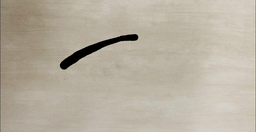
#> input picture Test_Images/testafter.png, 256 x 132 px, shrunk from 1080 x 556 before the run, found by its file name
$ python processPixels.py
#> lines starting #> are read from the running program, lines starting #| are printed output that depends on the picture
from PIL import Image
from PIL import PSDraw
import numpy

def avglist(list):
	return tuple([int(round(sum(list)/len(list))) for num in list]) # takes a pixel as a list and returns a 3-tuple of the average value 3 times

def rmspx(avg, normal): # takes RMS distance of pixel from its greyscaled equivalent
	value = 0
	for i in range(0, len(normal)):
		value+=(avg[i]-normal[i])**4
	value = int(round((value/len(normal))**0.25))
	return tuple([value, value, value])

im = Image.open("Test_Images/testafter.png")
#> im is the input picture: PIL image 256x132 RGB; mean R, G, B 183, 174.9, 159.9
w, h = im.size
#> w = 256; h = 132
grey = Image.open("Test_Images/testafter.png") # sacrificial image to greyscale

for i in range(0, w):
	for j in range(0, h):
		grey.putpixel((i, j), avglist(im.getpixel((i, j)))) # replace pixel with its RGB average

rms = Image.open("Test_Images/testafter.png")

for i in range(0, w):
	for j in range(0, h):
		rms.putpixel((i, j), rmspx(list((grey.getpixel((i, j)))), (im.getpixel((i, j))))) # replace pixel with its RMS distance
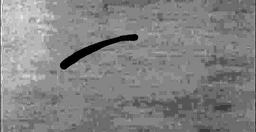
#> rms: PIL image 256x132 RGB; min 0, max 21, mean 10.8; drawn with min black and max white

rms.save("testout.png")
